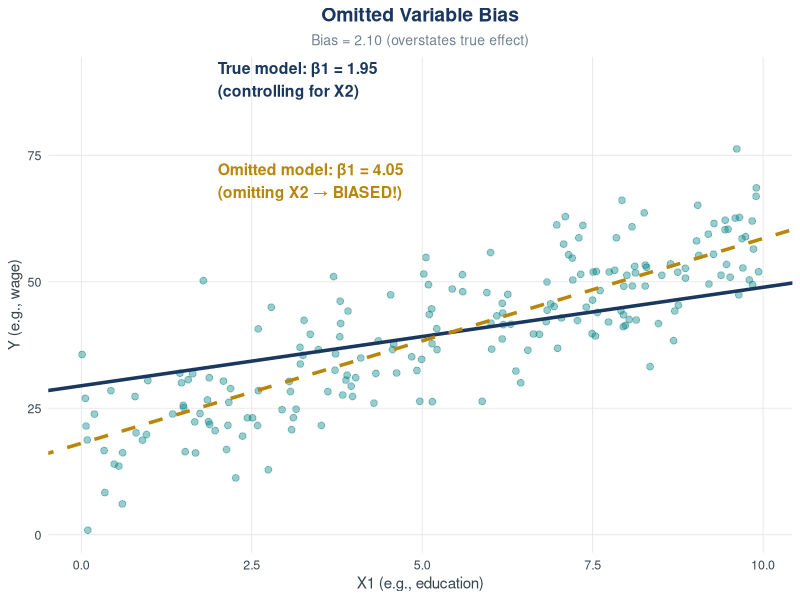
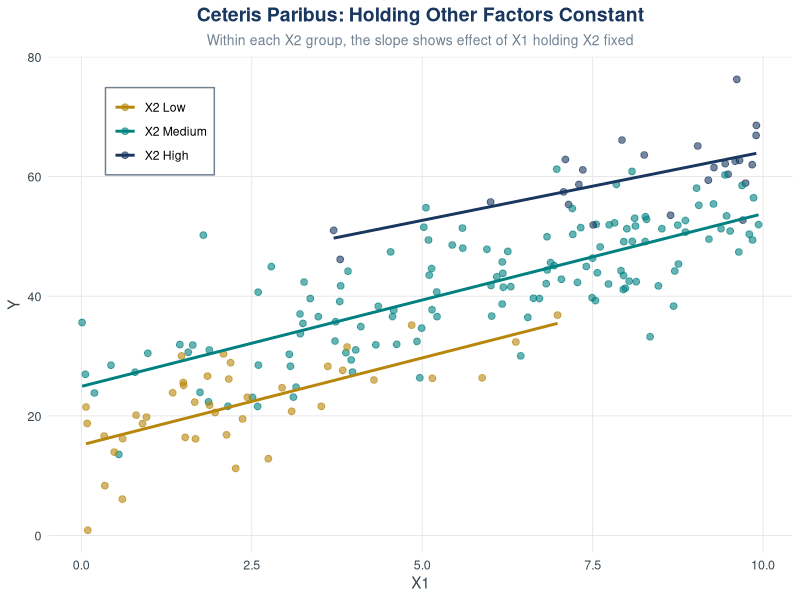
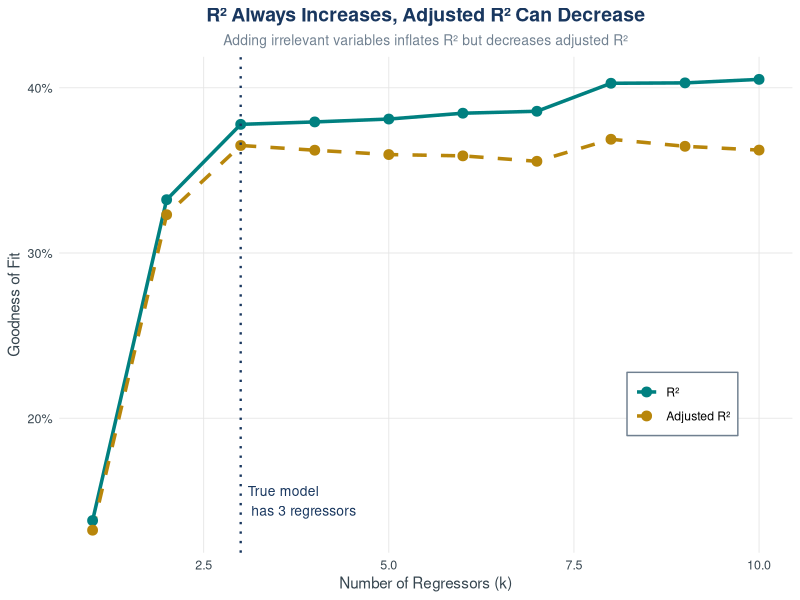
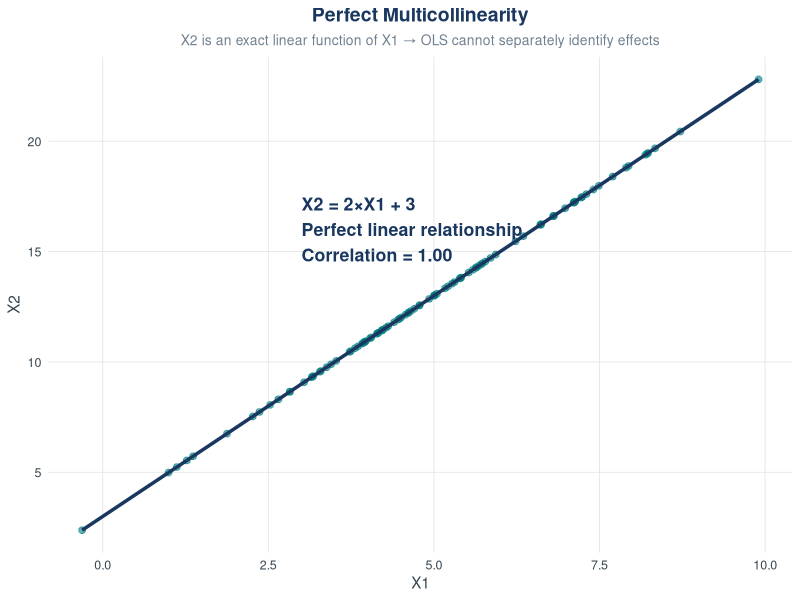
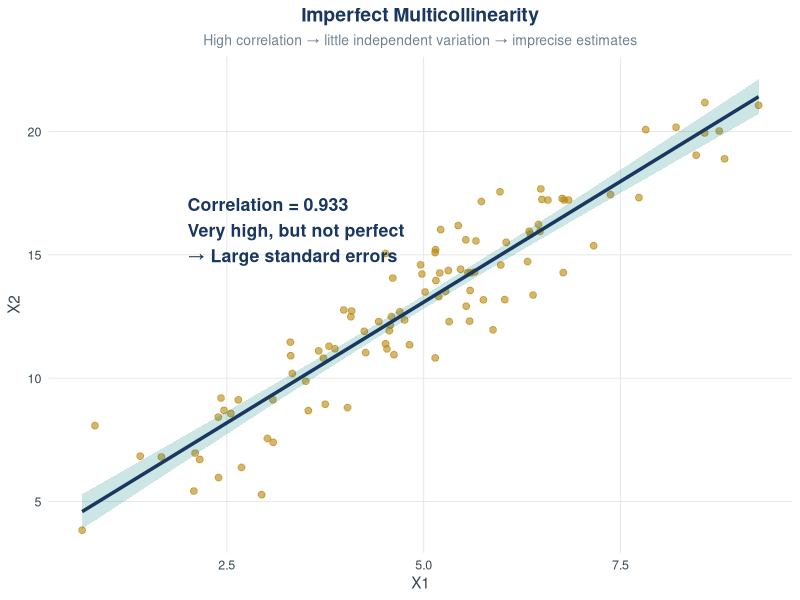
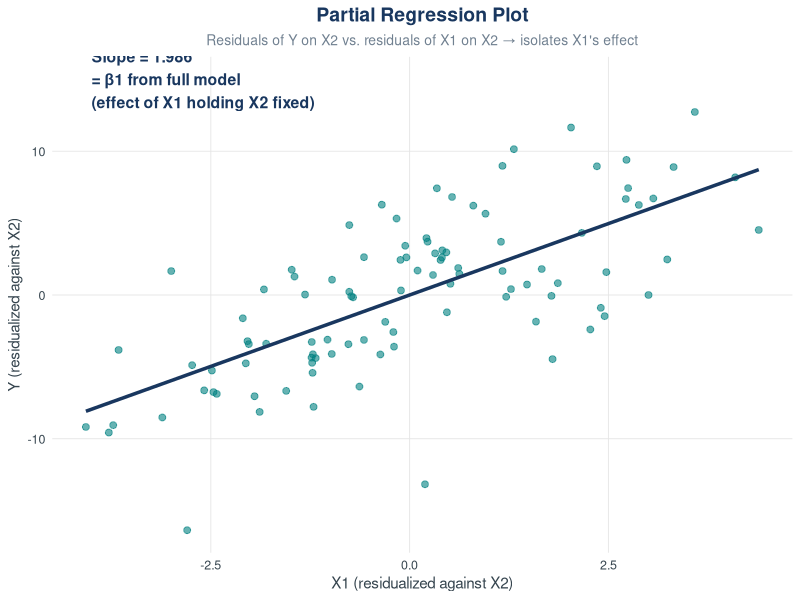
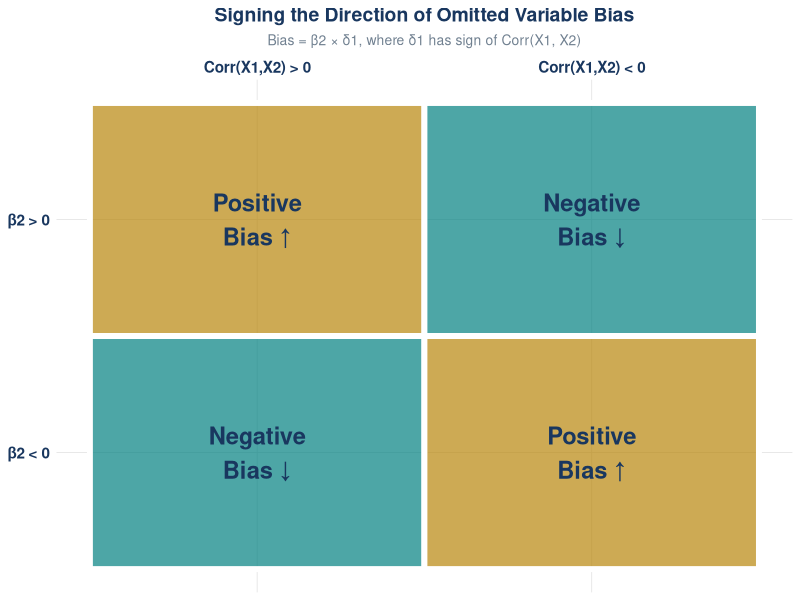

Source code (R) for these figures, in order:
################################################################################
# ECON3500 - Multiple Regression Visualizations (Chapter 6)
# Generates PNG figures for Ch6 Quarto slides.
# Run from slides/ch6/ (e.g. Rscript generate_ch6_figures.R)
# Outputs: slides/ch6/ch6_figures/ch6_*.png
################################################################################

options(repos = c(CRAN = "https://cloud.r-project.org"))

if (!require("ggplot2")) install.packages("ggplot2")
if (!require("gridExtra")) install.packages("gridExtra")
if (!require("grid")) install.packages("grid")
if (!require("scales")) install.packages("scales")
if (!require("dplyr")) install.packages("dplyr")
if (!require("tidyr")) install.packages("tidyr")

library(ggplot2)
library(gridExtra)
library(grid)
library(scales)
library(dplyr)
library(tidyr)

# Set working directory to script directory so paths work when run from anywhere
script_dir <- function() {
  args <- commandArgs(trailingOnly = FALSE)
  f <- "--file="
  path <- sub(f, "", args[grepl(f, args)])
  if (length(path)) dirname(normalizePath(path)) else "."
}
tryCatch(setwd(script_dir()), error = function(e) NULL)

if (!dir.exists("ch6_figures")) dir.create("ch6_figures")
fig_dir <- "ch6_figures"

theme_econometria <- function() {
  theme_minimal() +
    theme(
      plot.title = element_text(hjust = 0.5, size = 14, face = "bold", color = "#19375F"),
      plot.subtitle = element_text(hjust = 0.5, size = 10, color = "#708090"),
      axis.title = element_text(size = 11, color = "#36454F"),
      axis.text = element_text(size = 9, color = "#36454F"),
      panel.grid.minor = element_blank(),
      panel.grid.major = element_line(color = "gray90", linewidth = 0.3),
      legend.position = "none",
      plot.background = element_rect(fill = "white", color = NA),
      panel.background = element_rect(fill = "white", color = NA)
    )
}

eco_deep_blue <- "#19375F"
eco_teal <- "#008080"
eco_gold <- "#B8860B"
eco_silver <- "#708090"

################################################################################
# FIGURE 1: Omitted Variable Bias
################################################################################
set.seed(12345)
n_ovb <- 200
X1 <- runif(n_ovb, 0, 10)
X2 <- 3 + 0.6*X1 + rnorm(n_ovb, 0, 2)
Y <- 10 + 2*X1 + 3*X2 + rnorm(n_ovb, 0, 5)
model_true <- lm(Y ~ X1 + X2)
beta1_true <- coef(model_true)[2]
model_omit <- lm(Y ~ X1)
beta1_omit <- coef(model_omit)[2]
df_ovb <- data.frame(X1 = X1, X2 = X2, Y = Y)

p1 <- ggplot(df_ovb, aes(x = X1, y = Y)) +
  geom_point(alpha = 0.4, size = 2, color = eco_teal) +
  geom_abline(intercept = coef(model_true)[1] + coef(model_true)[3]*mean(X2),
              slope = beta1_true, color = eco_deep_blue, linewidth = 1.2, linetype = "solid") +
  geom_abline(intercept = coef(model_omit)[1], slope = beta1_omit,
              color = eco_gold, linewidth = 1.2, linetype = "dashed") +
  annotate("text", x = 2, y = 90,
           label = sprintf("True model: β1 = %.2f\n(controlling for X2)", beta1_true),
           hjust = 0, size = 4, color = eco_deep_blue, fontface = "bold") +
  annotate("text", x = 2, y = 70,
           label = sprintf("Omitted model: β̃1 = %.2f\n(omitting X2 → BIASED!)", beta1_omit),
           hjust = 0, size = 4, color = eco_gold, fontface = "bold") +
  labs(title = "Omitted Variable Bias",
       subtitle = sprintf("Bias = %.2f (overstates true effect)", beta1_omit - beta1_true),
       x = "X1 (e.g., education)", y = "Y (e.g., wage)") +
  theme_econometria()
ggsave(file.path(fig_dir, "ch6_omitted_variable_bias.png"), p1, width = 10, height = 6, dpi = 300, bg = "white")

################################################################################
# FIGURE 2: Ceteris Paribus
################################################################################
df_ovb$X2_group <- cut(df_ovb$X2, breaks = 3, labels = c("X2 Low", "X2 Medium", "X2 High"))
p2 <- ggplot(df_ovb, aes(x = X1, y = Y, color = X2_group)) +
  geom_point(alpha = 0.6, size = 2) +
  geom_smooth(method = "lm", se = FALSE, linewidth = 1) +
  scale_color_manual(values = c(eco_gold, eco_teal, eco_deep_blue)) +
  labs(title = "Ceteris Paribus: Holding Other Factors Constant",
       subtitle = "Within each X2 group, the slope shows effect of X1 holding X2 fixed",
       x = "X1", y = "Y") +
  theme_econometria() +
  theme(legend.position = c(0.15, 0.85), legend.title = element_blank(),
        legend.background = element_rect(fill = "white", color = eco_silver))
ggsave(file.path(fig_dir, "ch6_ceteris_paribus.png"), p2, width = 10, height = 6, dpi = 300, bg = "white")

################################################################################
# FIGURE 3: R² vs Adjusted R²
################################################################################
set.seed(678)
n_r2 <- 150
X_matrix <- matrix(rnorm(n_r2 * 10), ncol = 10)
Y_r2 <- 10 + 2*X_matrix[,1] + 3*X_matrix[,2] + 1.5*X_matrix[,3] + rnorm(n_r2, 0, 5)
r2_values <- numeric(10)
r2_adj_values <- numeric(10)
for (k in 1:10) {
  model <- lm(Y_r2 ~ X_matrix[, 1:k])
  r2_values[k] <- summary(model)$r.squared
  r2_adj_values[k] <- summary(model)$adj.r.squared
}
df_r2 <- data.frame(k = 1:10, R2 = r2_values, R2_adj = r2_adj_values)
df_r2_long <- pivot_longer(df_r2, cols = c(R2, R2_adj), names_to = "Measure", values_to = "Value")
p3 <- ggplot(df_r2_long, aes(x = k, y = Value, color = Measure, linetype = Measure)) +
  geom_line(linewidth = 1.2) + geom_point(size = 3) +
  scale_color_manual(values = c("R2" = eco_teal, "R2_adj" = eco_gold), labels = c("R²", "Adjusted R²")) +
  scale_linetype_manual(values = c("R2" = "solid", "R2_adj" = "dashed"), labels = c("R²", "Adjusted R²")) +
  geom_vline(xintercept = 3, linetype = "dotted", color = eco_deep_blue, linewidth = 0.8) +
  annotate("text", x = 3, y = 0.15, label = "True model\nhas 3 regressors", hjust = -0.1, size = 3.5, color = eco_deep_blue) +
  labs(title = "R² Always Increases, Adjusted R² Can Decrease",
       subtitle = "Adding irrelevant variables inflates R² but decreases adjusted R²",
       x = "Number of Regressors (k)", y = "Goodness of Fit") +
  scale_y_continuous(labels = percent_format()) +
  theme_econometria() +
  theme(legend.position = c(0.85, 0.3), legend.title = element_blank(),
        legend.background = element_rect(fill = "white", color = eco_silver))
ggsave(file.path(fig_dir, "ch6_r2_vs_adj_r2.png"), p3, width = 10, height = 6, dpi = 300, bg = "white")

################################################################################
# FIGURE 4: Perfect Multicollinearity
################################################################################
set.seed(91011)
n_mc <- 100
X1_mc <- rnorm(n_mc, mean = 5, sd = 2)
X2_mc <- 2*X1_mc + 3
df_mc_perfect <- data.frame(X1 = X1_mc, X2 = X2_mc)
p4 <- ggplot(df_mc_perfect, aes(x = X1, y = X2)) +
  geom_point(color = eco_teal, size = 2, alpha = 0.6) +
  geom_smooth(method = "lm", se = FALSE, color = eco_deep_blue, linewidth = 1.2) +
  annotate("text", x = 3, y = 16, label = "X2 = 2×X1 + 3\nPerfect linear relationship\nCorrelation = 1.00",
           hjust = 0, size = 4.5, color = eco_deep_blue, fontface = "bold") +
  labs(title = "Perfect Multicollinearity",
       subtitle = "X2 is an exact linear function of X1 → OLS cannot separately identify effects",
       x = "X1", y = "X2") +
  theme_econometria()
ggsave(file.path(fig_dir, "ch6_perfect_multicollinearity.png"), p4, width = 9, height = 6, dpi = 300, bg = "white")

################################################################################
# FIGURE 5: Imperfect Multicollinearity
################################################################################
X1_imp <- rnorm(n_mc, mean = 5, sd = 2)
X2_imp <- 2*X1_imp + 3 + rnorm(n_mc, 0, 1.5)
cor_value <- cor(X1_imp, X2_imp)
df_mc_imperfect <- data.frame(X1 = X1_imp, X2 = X2_imp)
p5 <- ggplot(df_mc_imperfect, aes(x = X1, y = X2)) +
  geom_point(color = eco_gold, size = 2, alpha = 0.6) +
  geom_smooth(method = "lm", se = TRUE, color = eco_deep_blue, fill = eco_teal, alpha = 0.2, linewidth = 1.2) +
  annotate("text", x = 2, y = 16, label = sprintf("Correlation = %.3f\nVery high, but not perfect\n→ Large standard errors", cor_value),
           hjust = 0, size = 4.5, color = eco_deep_blue, fontface = "bold") +
  labs(title = "Imperfect Multicollinearity",
       subtitle = "High correlation → little independent variation → imprecise estimates",
       x = "X1", y = "X2") +
  theme_econometria()
ggsave(file.path(fig_dir, "ch6_imperfect_multicollinearity.png"), p5, width = 9, height = 6, dpi = 300, bg = "white")

################################################################################
# FIGURE 6: Partial Regression Plot
################################################################################
set.seed(121314)
n_partial <- 100
X1_p <- rnorm(n_partial, 5, 2)
X2_p <- rnorm(n_partial, 10, 3)
Y_p <- 5 + 2*X1_p + 3*X2_p + rnorm(n_partial, 0, 4)
model_y_on_x2 <- lm(Y_p ~ X2_p)
e_y <- residuals(model_y_on_x2)
model_x1_on_x2 <- lm(X1_p ~ X2_p)
e_x1 <- residuals(model_x1_on_x2)
df_partial <- data.frame(e_X1 = e_x1, e_Y = e_y)
model_partial <- lm(e_y ~ e_x1)
beta1_partial <- coef(model_partial)[2]
p6 <- ggplot(df_partial, aes(x = e_X1, y = e_Y)) +
  geom_point(color = eco_teal, size = 2, alpha = 0.6) +
  geom_smooth(method = "lm", se = FALSE, color = eco_deep_blue, linewidth = 1.2) +
  annotate("text", x = -4, y = 15, label = sprintf("Slope = %.3f\n= β1 from full model\n(effect of X1 holding X2 fixed)", beta1_partial),
           hjust = 0, size = 4, color = eco_deep_blue, fontface = "bold") +
  labs(title = "Partial Regression Plot",
       subtitle = "Residuals of Y on X2 vs. residuals of X1 on X2 → isolates X1's effect",
       x = "X1 (residualized against X2)", y = "Y (residualized against X2)") +
  theme_econometria()
ggsave(file.path(fig_dir, "ch6_partial_regression.png"), p6, width = 9, height = 6, dpi = 300, bg = "white")

################################################################################
# FIGURE 7: OVB Sign
################################################################################
bias_scenarios <- data.frame(
  beta2 = c("+", "+", "-", "-"), corr_x1_x2 = c("+", "-", "+", "-"),
  bias = c("Positive\nBias ↑", "Negative\nBias ↓", "Negative\nBias ↓", "Positive\nBias ↑"),
  x = c(1, 2, 1, 2), y = c(2, 2, 1, 1), color = c("up", "down", "down", "up")
)
p7 <- ggplot(bias_scenarios, aes(x = x, y = y, fill = color)) +
  geom_tile(color = "white", linewidth = 2, alpha = 0.7) +
  geom_text(aes(label = bias), size = 6, fontface = "bold", color = eco_deep_blue) +
  scale_fill_manual(values = c("up" = eco_gold, "down" = eco_teal)) +
  scale_x_continuous(breaks = c(1, 2), labels = c("Corr(X1,X2) > 0", "Corr(X1,X2) < 0"), position = "top") +
  scale_y_continuous(breaks = c(1, 2), labels = c("β2 < 0", "β2 > 0")) +
  labs(title = "Signing the Direction of Omitted Variable Bias",
       subtitle = "Bias = β2 × δ1, where δ1 has sign of Corr(X1, X2)") +
  theme_econometria() +
  theme(axis.title = element_blank(),
        axis.text.x = element_text(size = 11, color = eco_deep_blue, face = "bold"),
        axis.text.y = element_text(size = 11, color = eco_deep_blue, face = "bold"),
        panel.grid = element_blank())
ggsave(file.path(fig_dir, "ch6_ovb_sign.png"), p7, width = 10, height = 7, dpi = 300, bg = "white")

cat("Ch6 figures saved to", fig_dir, "\n")
